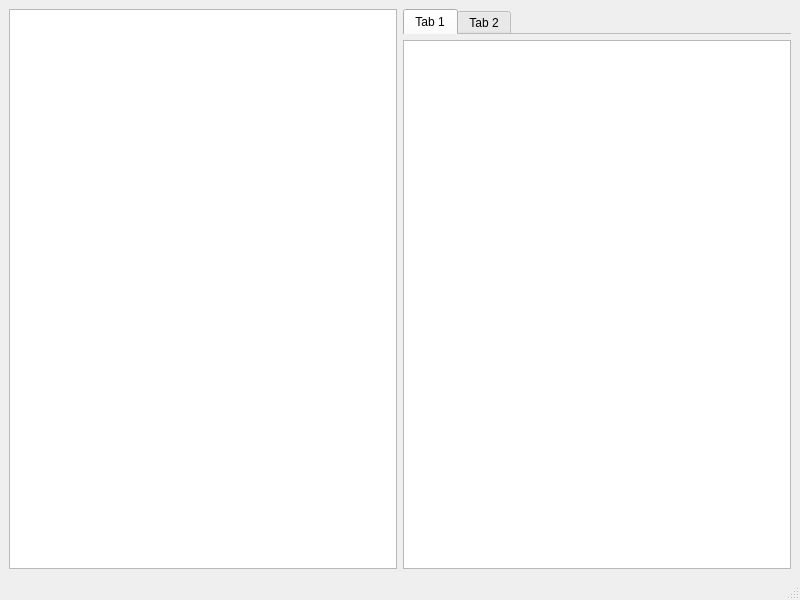
<?xml version="1.0" encoding="UTF-8"?>
<ui version="4.0">
 <class>MultiTerm</class>
 <widget class="QMainWindow" name="MultiTerm">
  <property name="geometry">
   <rect>
    <x>0</x>
    <y>0</y>
    <width>800</width>
    <height>600</height>
   </rect>
  </property>
  <property name="windowTitle">
   <string>MultiTerm</string>
  </property>
  <widget class="QWidget" name="widgePrincipal">
   <layout class="QHBoxLayout" name="horizontalLayout">
    <item>
     <widget class="QTreeView" name="ArbreDesConnnexionsDisponibles"/>
    </item>
    <item>
     <layout class="QHBoxLayout" name="LayoutGlobal">
      <item>
       <layout class="QVBoxLayout" name="LayoutConnexionsActives">
        <item>
         <widget class="QTabWidget" name="ongletsConnexionsActives">
          <property name="maximumSize">
           <size>
            <width>16777215</width>
            <height>25</height>
           </size>
          </property>
          <property name="currentIndex">
           <number>0</number>
          </property>
          <property name="documentMode">
           <bool>true</bool>
          </property>
          <widget class="QWidget" name="tab">
           <attribute name="title">
            <string>Tab 1</string>
           </attribute>
          </widget>
          <widget class="QWidget" name="tab_2">
           <attribute name="title">
            <string>Tab 2</string>
           </attribute>
          </widget>
         </widget>
        </item>
        <item>
         <widget class="QPlainTextEdit" name="ConnexionVisualisee"/>
        </item>
       </layout>
      </item>
     </layout>
    </item>
   </layout>
  </widget>
  <widget class="QMenuBar" name="menubar">
   <property name="geometry">
    <rect>
     <x>0</x>
     <y>0</y>
     <width>800</width>
     <height>22</height>
    </rect>
   </property>
  </widget>
  <widget class="QStatusBar" name="statusbar"/>
  <action name="actionMultiTermAPropos">
   <property name="checkable">
    <bool>false</bool>
   </property>
   <property name="text">
    <string>A propos</string>
   </property>
  </action>
  <action name="actionMultiTermQuitter">
   <property name="checkable">
    <bool>false</bool>
   </property>
   <property name="text">
    <string>Quitter MultiTerm</string>
   </property>
   <property name="shortcut">
    <string>Ctrl+Q</string>
   </property>
  </action>
  <action name="actionFichierOuvrir">
   <property name="text">
    <string>Ouvrir</string>
   </property>
   <property name="shortcut">
    <string>Ctrl+O</string>
   </property>
  </action>
  <action name="actionFichierSauvegarder">
   <property name="text">
    <string>Enregistrer</string>
   </property>
   <property name="shortcut">
    <string>Ctrl+S</string>
   </property>
  </action>
  <action name="actionFichierSauvegarder_sous">
   <property name="text">
    <string>Enregistrer sous</string>
   </property>
   <property name="shortcut">
    <string>Ctrl+Shift+S</string>
   </property>
  </action>
  <action name="actionFichierNouvelleGrilleGrilleFacile">
   <property name="text">
    <string>Facile</string>
   </property>
  </action>
  <action name="actionFichierNouvelleGrilleGrilleMoyenne">
   <property name="text">
    <string>Moyenne</string>
   </property>
  </action>
  <action name="actionFichierNouvelleGrilleGrilleDifficile">
   <property name="text">
    <string>Difficile</string>
   </property>
  </action>
 </widget>
 <resources/>
 <connections/>
</ui>
